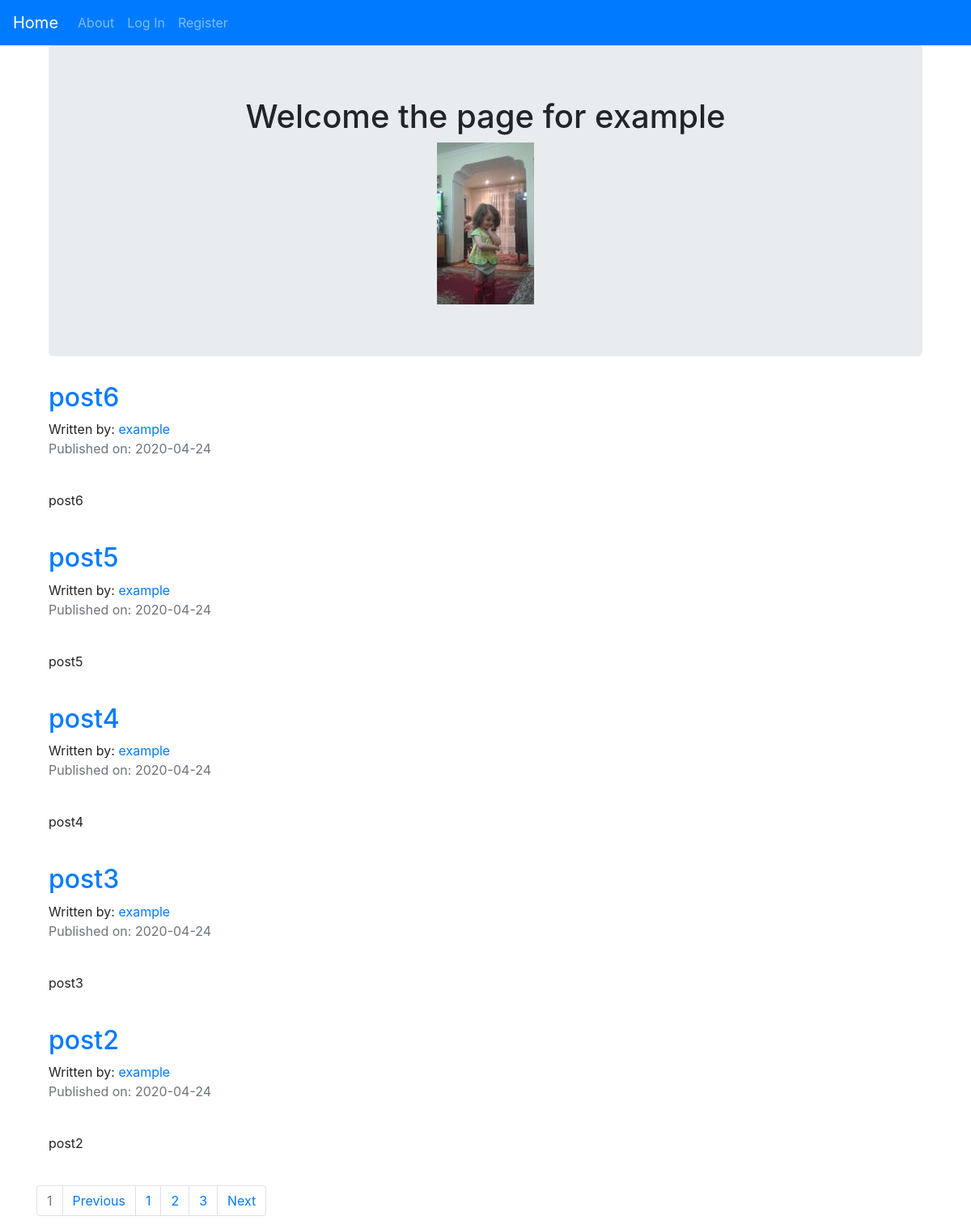
The app's page /example with its own data.
### blog/models.py (models this page shows, shortened)
class User(db.Model, UserMixin):
    __tablename__ = 'users'
    id = db.Column(db.Integer, primary_key=True)
    profile_image = db.Column(db.String(64),
                              nullable=False,
                              default='default_profile.png')
    email = db.Column(db.String(64),
                      unique=True,
                      index=True)
    username = db.Column(db.String(64),
                         unique=True,
                         index=True)
    password_hash = db.Column(db.String(128))
    posts = db.relationship('BlogPost', backref='author', lazy=True)

class BlogPost(db.Model):
    __tablename__ = 'blogposts'
    users = db.relationship(User)
    id = db.Column(db.Integer, primary_key=True)
    user_id = db.Column(db.Integer,
                        db.ForeignKey('users.id'),
                        nullable=False)
    date = db.Column(db.DateTime,
                     nullable=False,
                     default=datetime.utcnow)
    title = db.Column(db.String(140), nullable=False)
    text = db.Column(db.Text, nullable=False)

### blog/users/views.py (the view)
@users.route("/<username>")
def user_posts(username):
    page = request.args.get('page', 1, type=int)
    user = User.query.filter_by(username=username).first_or_404()
    blog_posts = BlogPost.query.filter_by(
        author=user).order_by(BlogPost.date.desc()).paginate(page=page,
                                                             per_page=5)
    return render_template('user_blog_posts.html',
                           blog_posts=blog_posts,
                           user=user)

### blog/templates/user_blog_posts.html
{% extends 'base.html' %}
{% block content %}
    <div class='container'>
        <div class='jumbotron'>
            <div align='center'>
                <h1>Welcome the page for {{user.username}}</h1>
                <img align='center' src="{{url_for('static', filename=('profile_pics/' + user.profile_image))}}" alt="">
            </div>
        </div>
        {% for post in blog_posts.items %}
            <h2> <a href="{{url_for('blog_posts.blog_post', blog_post_id=post.id)}}">{{post.title}}</a> </h2>
            Written by: <a href="{{url_for('users.user_posts', username=post.author.username)}}">{{post.author.username}}</a>
            <p class='text-muted'>Published on: {{post.date.strftime("%Y-%m-%d")}}</p>
            <br>
            <p>{{post.text}}</p>
            <br>
        {% endfor %}
    </div>
    <nav aria-label="Page navigation example">
        <ul class="pagination justify_content_center">
            {% for page_number in blog_posts.iter_pages(left_edge=1, right_edge=1, left_current=1, right_current=2) %}
            {% if blog_posts.page==page_number%}
                <li class="page-item disabled">
                    <a class="page-link" href="{{url_for('users.user_posts', username=user.username, page=page_number)}}">{{page_number}}</a>
                </li>
            {% else %}
                <li class="page-item">
                    <a class="page-link" href="{{url_for('users.user_posts', username=user.username, page=page_number)}}">{{page_number}}</a>
                </li>
            {% endif %}
            {% endfor %}
            <li class="page-item"><a class="page-link" href="#">Previous</a></li>
            <li class="page-item"><a class="page-link" href="#">1</a></li>
            <li class="page-item"><a class="page-link" href="#">2</a></li>
            <li class="page-item"><a class="page-link" href="#">3</a></li>
            <li class="page-item"><a class="page-link" href="#">Next</a></li>
        </ul>
      </nav>
{% endblock %}

### blog/templates/base.html (shortened to what this page needs)
<!DOCTYPE html>
<html lang="en">
<head>
    <link rel="stylesheet" href="https://stackpath.bootstrapcdn.com/bootstrap/4.4.1/css/bootstrap.min.css">
</head>
<body>
    <nav class="navbar navbar-expand-lg navbar-dark bg-primary">
        <a class="navbar-brand" href="{{url_for('core.index')}}">Home</a>
        <div class="collapse navbar-collapse" id="navbarSupportedContent">
          <ul class="navbar-nav mr-auto">
            <li class="nav-item">
                <a class="nav-link" href="{{url_for('core.info')}}">About</a>
            </li>
            {% if not current_user.is_authenticated %}
            <li class="nav-item">
                <a class="nav-link" href="{{url_for('users.login')}}">Log In</a>
            </li>
            <li class="nav-item">
                <a class="nav-link" href="{{url_for('users.register')}}">Register</a>
            </li>
            {% endif %}
        </div>
    </nav>
    <div class='container'>
        {% block content %}
        {% endblock %}
    </div>
</body>
</html>

### records on screen
User: username "example", profile_image (picture)
BlogPost: title "post6", author.username "example", date "2020-04-24", text "post6"
BlogPost: title "post5", author.username "example", date "2020-04-24", text "post5"
BlogPost: title "post4", author.username "example", date "2020-04-24", text "post4"
BlogPost: title "post3", author.username "example", date "2020-04-24", text "post3"
BlogPost: title "post2", author.username "example", date "2020-04-24", text "post2"

### other values on screen
{{ page_number }} "1"
